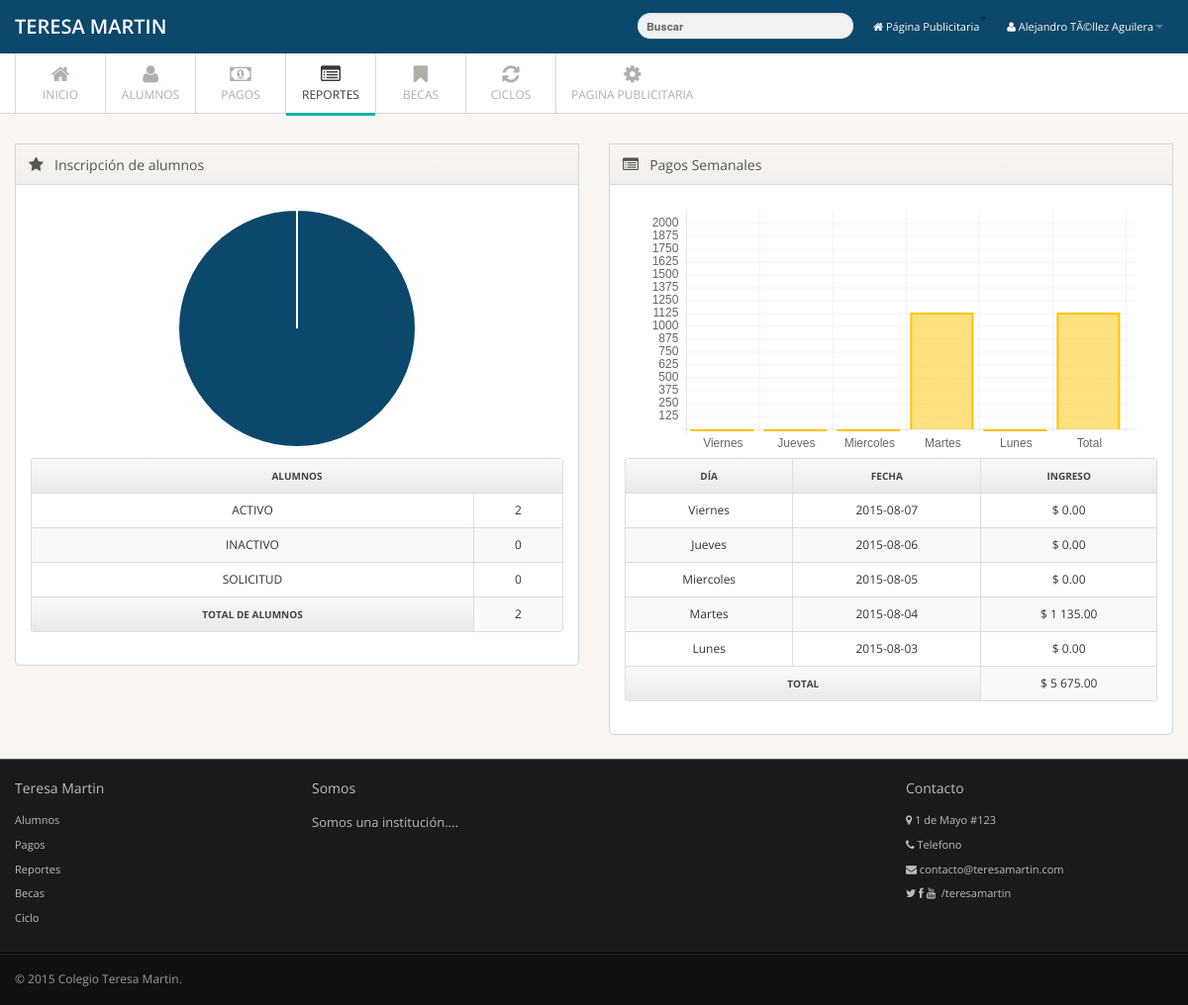
The page /admin/Reportes/reportes.php (signed in) on the database as committed earlier.
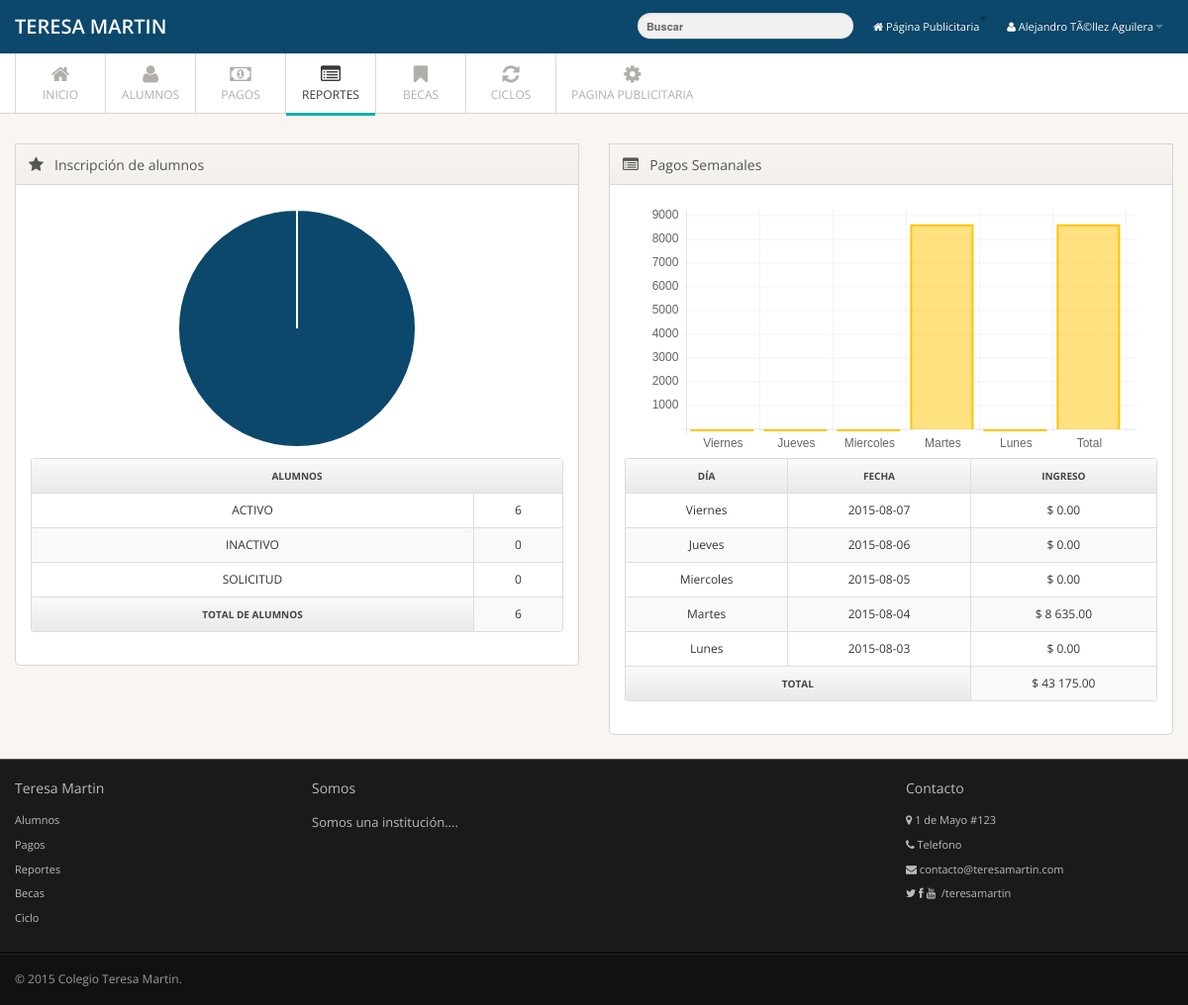
The same page on the database as committed later.
### tables this page shows
CREATE TABLE IF NOT EXISTS `pago` (
`folio` int(11) NOT NULL,
  `mes` varchar(25) NOT NULL,
  `fechaactual` date NOT NULL,
  `fechalimite` date NOT NULL,
  `recargos` int(11) NOT NULL,
  `pago` int(11) NOT NULL,
  `matricula` int(11) NOT NULL,
  `idadministrador` int(11) NOT NULL
);

### admin/Clases/conexion.php (called while the page is built, shortened)
<?php
class Conexion
{
private static $instancia;
private $con;
private function __construct()
{
    try
    {
    $this->con = new PDO("mysql:host=localhost;dbname=teresamartin",'root','');
    $this->con->exec("SET CHARSET SET utf8");
    }
    catch(PDOEception $e)
    {
        echo "Error:" . $e->getMessage();
        die();
    }
}
  public static function singleton_conexion()
    {
    if(!isset(self::$instancia)){
    self::$instancia = new $miclase;
    }
    return self::$instancia;
    }
public function prepare($sql)
{
return $this->con->prepare($sql);
}
}

### admin/Clases/Estatus.php (called while the page is built, shortened)
<?php
require_once 'Conexion.php';
class Estatus{
   private $con;
   public function __construct()
   {
      $this->con = Conexion::singleton_conexion();
   }
   public function get_estatus($idEstatus = null, $estatus = null){
      try {
         $sql = "SELECT * FROM estatus";
         $consulta = $this->con->prepare($sql);
         $consulta->execute();
         $this->con = null;
         if($consulta->rowCount() > 0){
            return $consulta;
         } else {
            return FALSE;
         }
      } catch (PDOExeption $e) {
         print "Error:". $e->getMessge();
      }
   }
}

### admin/Clases/Alumno.php (called while the page is built, shortened)
<?php
require_once 'conexion.php';
class Alumno{
   private $con;
   public function __construct()
   {
      $this->con = Conexion::singleton_conexion();
   }
   public function get_report_status($idestatus){
      try {
         $sql = "SELECT COUNT(idestatus) AS estatus FROM alumno WHERE idestatus= :idestatus";
         $consulta = $this->con->prepare($sql);
         $consulta->bindParam(':idestatus', $idestatus, PDO::PARAM_INT);
         if($consulta->execute()){
            return $consulta;
         } else {
            return FALSE;
         }
      } catch (PDOExeption $e) {
         print "Error:". $e->getMessge();
      }
   }
}

### admin/Clases/Pago1.php (called while the page is built, shortened)
<?php
include_once 'conexion.php';
class Pago1{
   private $con;
   function __construct()
   {
      $this->con = Conexion::singleton_conexion();
   }
   public function get_reporte_pago($fecha1= null, $fecha2 = null){
      try{
         $sql = "SELECT * FROM pago";
         if($fecha1 != null){
            if($fecha2 == null){
               $sql .= " WHERE fechaactual= :fecha1";
            }else{
               $sql .= " WHERE fechaactual between :fecha1 and :fecha2";
            }
         }
         $consulta = $this->con->prepare($sql);
         if($fecha1 != null){
            if($fecha2 == null){
              $consulta->bindParam(':fecha1', $fecha1, PDO::PARAM_STR);
            }else{
               $consulta->bindParam(':fecha1', $fecha1, PDO::PARAM_STR);
               $consulta->bindParam(':fecha2', $fecha2, PDO::PARAM_STR);
            }
         }
         if($consulta->execute()){
            return $consulta;
         }else{
            return false;
         }
      }catch (PDOException $ex) {
         print "Error:". $e->getMessge();
      }
   }
}

### admin/Reportes/reportes.php (the view, shortened to what the changed rows need)
<?php
include_once '../Clases/Alumno.php';
$alumno = new Alumno();
include_once '../Clases/Pago1.php';
$pago = new Pago1();
$fecha1 = date("Y-m-d", strtotime('-6 day'));
$fecha2 = date("Y-m-d", strtotime('-1 day'));
$pagos = $pago->get_reporte_pago($fecha1, $fecha2);
$d = 0;
while($pagos2 = $pagos->fetchObject()){
   $total = $pagos2->pago + $pagos2->recargos + $d;
   $d = $total;
}
include_once '../Clases/Estatus.php';
$estatus = new Estatus();
$datos_estatus = $estatus->get_estatus(null, null);
while($row_estatus = $datos_estatus->fetchObject()){
   $idestatus = $row_estatus->idestatus;
   $alumno_report =  $alumno->get_report_status($idestatus);
   $numer[] = $alumno_report->fetch();
   $estatus2[] = $row_estatus->estatus;
}
$week = array(
   "Viernes" => "Friday",
   "Jueves" => "Thursday",
   "Miercoles" => "Wednesday",
   "Martes" => "Tuesday",
   "Lunes" => "Monday",
   "Sabado" => "Saturday",
   "Domigo" => "Sunday",
);
?>
<!DOCTYPE html>
<html lang="es">
   <head>
      <link href="../../assets/css/bootstrap.min.css" rel="stylesheet">
      <link href="../../assets/css/bootstrap-responsive.min.css" rel="stylesheet">
      <link href="../../assets/css/font-awesome2.css" rel="stylesheet">
      <link href="../../assets/css/style.css" rel="stylesheet">
      <link href="../../assets/css/pages/dashboard.css" rel="stylesheet">
      <link href="../../assets/css/reports.css" rel="stylesheet">
      <link type="text/css" rel="stylesheet" href="../../assets/css/styleAAA.css">
      <link href="../css/styleAAA.css" rel="stylesheet">
   </head>
   <body>
      <div class="container">
         <div class="row">
               <div class="span6">
                  <div class="widget">
                     <div class="widget-content">
                        <table class="table table-striped table-bordered get_table">
                           <tr>
                              <th colspan="2">Alumnos</th>
                           </tr>
                                 <?php
$c = 0;
for($i=0; $i < count($numer); $i++){
   $value = $numer[$i]['estatus'];
   $estatus3 = $estatus2[$i];
   echo "<tr>
   <td> $estatus3 </td>
   <td> $value </td>
                           </tr>";
   $c = $value + $c;
}
echo "<tr>
   <th> Total de Alumnos </th>
   <td> $c </td>
                           </tr>";
                                 ?>
                        </table>
                     </div>
                  </div>
               </div>
               <div class="span6">
                  <div class="widget">
                     <div class="widget-content">
                        <canvas id="bar-chart" class="chart-holder" height="250" width="538"></canvas>
                        <br>
                        <table class="table table-striped table-bordered get_table">
                           <tr>
                              <th>Día</th>
                              <th>Fecha</th>
                              <th>Ingreso</th>
                           </tr>
                           <?php
$e = 0;
for($i=0; $i < 5; $i++){
   $numero = $i + 1;
   $resta = "- $numero day";
   $day = date("l", strtotime($resta));
   $fecha1 = date("Y-m-d", strtotime($resta));
   $pagos = $pago->get_reporte_pago($fecha1);
   $f= 0;
   while($pagos2 = $pagos->fetchObject()){
      $total1 = $pagos2->pago + $pagos2->recargos + $f;
      $f = $total1;
   }
   foreach($week as $day_es=>$day_in){
      if($day == $day_in){
         $total12 = number_format($total1, 2, '.', ' ');
         echo "<tr>
                              <td>$day_es</td>
                              <td>$fecha1</td>
                              <td>$ $total12</td>
                           </tr>";
      }
   }
   $total_final = $total + $e;
   $e = $total_final;
   $total1 = 0;
}
$e2 = number_format($e, 2, '.', ' ');
echo "<tr>
                              <th colspan='2'>Total</th>
                              <td>$ $e2</td>
                           </tr>";
                           ?>
                        </table>
                     </div>
                  </div>
               </div>
         </div>
      </div>
      <script>
         var pieData = [
            <?php
$color = array("#0b486b", "#ffc400", "#14b0a6");
for($i=0; $i < count($numer); $i++){
   $value = $numer[$i]['estatus'];
   $colores = $color[$i];
   echo "{
      value: $value,
      color: '$colores'
      },";
}
            ?>
         ];
         var myPie = new Chart(document.getElementById("pie-chart").getContext("2d")).Pie(pieData);
         var barChartData = {
            labels: [
               <?php
for($i=0; $i < 5; $i++){
   $numero = $i + 1;
   $resta = "- $numero day";
   $day = date("l", strtotime($resta));
   foreach($week as $day_es=>$day_in){
      if($day == $day_in){
         echo "'$day_es',";
      }
   }
}
echo  "'Total'";
               ?>
            ],
            datasets: [
               {
                  fillColor: "rgba(255,196,0,0.5)",
                  strokeColor: "rgba(255,196,0,1)",
                  data: [<?php
for($i=0; $i < 5; $i++){
   $numero = $i + 1;
   $resta = "- $numero day";
   $fecha1 = date("Y-m-d", strtotime($resta));
   $pagos = $pago->get_reporte_pago($fecha1);
   $f= 0;
   while($pagos2 = $pagos->fetchObject()){
      $total1 = $pagos2->pago + $pagos2->recargos + $f;
      $f = $total1;
   }
   echo "$total1,";
   $f = 0;
   $total1 = 0;
}
echo $total;?>]
               }
            ]
         }
         var myLine = new Chart(document.getElementById("bar-chart").getContext("2d")).Bar(barChartData);
         var myLine = new Chart(document.getElementById("bar-chart1").getContext("2d")).Bar(barChartData);
         var myLine = new Chart(document.getElementById("bar-chart2").getContext("2d")).Bar(barChartData);
         var myLine = new Chart(document.getElementById("bar-chart3").getContext("2d")).Bar(barChartData);
      </script>
   </body>
</html>

Rows that differ between the two databases and show on the page:
no longer on this page (row edited): pago: total12 "1 135.00", e2 "5 675.00"
Other text that changed with them:
$c: "2" → "6"
chart data {{ $value }}: 2, 0, 0 → 6, 0, 0
chart data {{ $total1 }}: 0, 0, 1135, 0 → 0, 0, 8635, 0
chart data {{ $total }}: 1135 → 8635
$e2: (not shown) → "43 175.00"
new list line: "ACTIVO 6"
list line gone: "Martes 2015-08-04 $"
new list line: "Martes 2015-08-04 $ 8 635.00"
list line gone: "ACTIVO 2"
